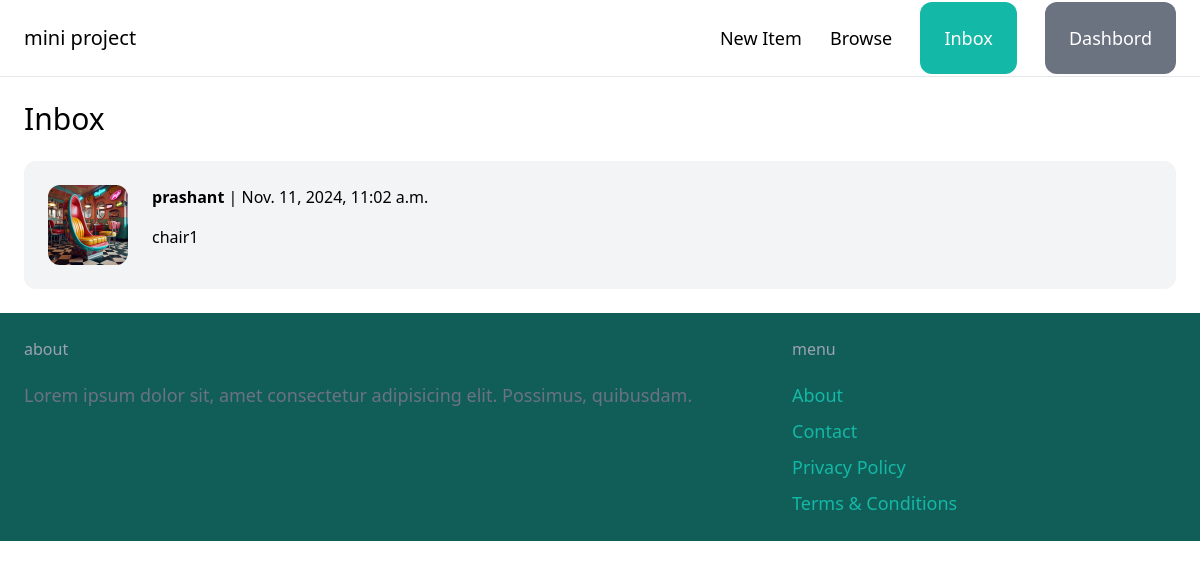
The page /inbox/ (signed in) on the database its author committed.
### conversation/models.py (models this page shows)
class Conversation(models.Model):
    item = models.ForeignKey(Item, related_name='conversations', on_delete=models.CASCADE)
    members = models.ManyToManyField(User, related_name='conversation')
    created_at = models.DateTimeField(auto_now_add=True)
    modified_at = models.DateTimeField(auto_now=True)
    class Meta:
        ordering = ('-modified_at',)

### item/models.py (models this page shows, shortened)
class Item(models.Model):
    category = models.ForeignKey(Category, related_name='item', on_delete=models.CASCADE)
    name = models.CharField(max_length=255)
    description = models.TextField(blank=True, null=True)
    price = models.FloatField()
    image = models.ImageField(upload_to='item_image', blank=True, null=True)
    is_sold = models.BooleanField(default=False)
    created_by = models.ForeignKey(User, related_name='item', on_delete=models.CASCADE)
    created_at = models.DateTimeField(auto_now_add=True)

### conversation/views.py (the view)
# urls.py: path('', views.inbox, name='inbox'),
@login_required
def inbox(request):
    conversations = Conversation.objects.filter(members__in=[request.user.id])
    return render(request, 'conversation/inbox.html', {
        'conversations':conversations
    })

### conversation/templates/conversation/inbox.html (shortened to what this page needs)
{% extends 'core/base.html' %}
{% block content %}
<h1 class="mb-6 text-3xl">Inbox</h1>
<div class="space-y-6">
    {% for conversation in conversations %}
        <a href="{% url 'conversation:detail' conversation.id %}">
            <div class="p-6 flex bg-gray-100 rounded-xl">
                <div class="pr-6">
                    <img src="{{ conversation.item.image.url }}" class="w-20 rounded-xl">
                </div>
                <div>
                    {% for member in conversation.members.all %}
                        {% if member != request.user %}
                            <p class="mb-4"><strong>{{ member.username }}</strong> | {{ conversation.modified_at }}</p>
                            <p>{{ conversation.item.name }}</p>
                        {% endif %}
                    {% endfor %}
                </div>
            </div>
        </a>
    {% endfor %}
</div>
{% endblock %}

### rows shown on the page
Conversation: item.image (picture), modified_at "Nov. 11, 2024, 11:02 a.m.", item.name "chair1"

### other values the page prints
{{ member.username }} "prashant"
